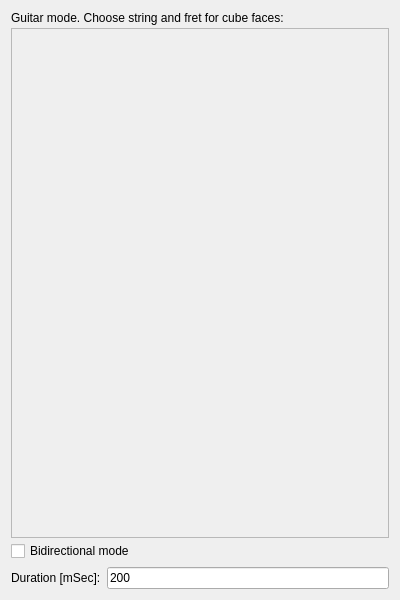
<?xml version="1.0" encoding="UTF-8"?>
<ui version="4.0">
 <class>MainWindow</class>
 <widget class="QWidget" name="MainWindow">
  <property name="geometry">
   <rect>
    <x>0</x>
    <y>0</y>
    <width>400</width>
    <height>600</height>
   </rect>
  </property>
  <property name="windowTitle">
   <string>Magic Cubiano</string>
  </property>
  <layout class="QVBoxLayout" name="verticalLayout" stretch="0,1,0">
   <property name="spacing">
    <number>3</number>
   </property>
   <item>
    <layout class="QHBoxLayout" name="horizontalLayout" stretch="0">
     <item>
      <widget class="QLabel" name="chooseLabel">
       <property name="text">
        <string>Guitar mode. Choose string and fret for cube faces:</string>
       </property>
      </widget>
     </item>
    </layout>
   </item>
   <item>
    <widget class="QFrame" name="edgesFrame">
     <property name="frameShape">
      <enum>QFrame::StyledPanel</enum>
     </property>
     <property name="frameShadow">
      <enum>QFrame::Raised</enum>
     </property>
    </widget>
   </item>
   <item>
    <layout class="QGridLayout" name="gridLayout">
     <item row="1" column="0">
      <layout class="QHBoxLayout" name="horizontalLayout_3">
       <item>
        <widget class="QLabel" name="durLabel">
         <property name="text">
          <string>Duration [mSec]:</string>
         </property>
        </widget>
       </item>
       <item>
        <widget class="QLineEdit" name="durLineEdit">
         <property name="text">
          <string>200</string>
         </property>
        </widget>
       </item>
      </layout>
     </item>
     <item row="0" column="0">
      <widget class="QCheckBox" name="bidrectCheckBox">
       <property name="text">
        <string>Bidirectional mode</string>
       </property>
      </widget>
     </item>
    </layout>
   </item>
  </layout>
 </widget>
 <layoutdefault spacing="6" margin="11"/>
 <resources/>
 <connections/>
</ui>
